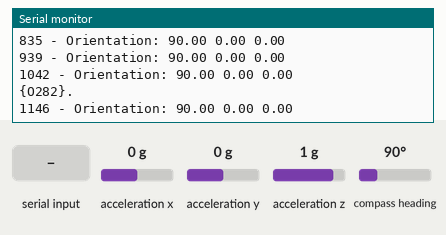
This sketch was run on a simulated Arduino Mega 2560, built with avr-gcc and run on an emulated ATmega2560. Parts: the last lines printed to the serial monitor. The test bench sets the inputs (shaded band); at power-on: acceleration x 0 g, acceleration y 0 g, acceleration z 1 g, compass heading 90°.

Above: at 1.2 s.
1.3 s: acceleration x set to -1.4 g
At 1.36 s:
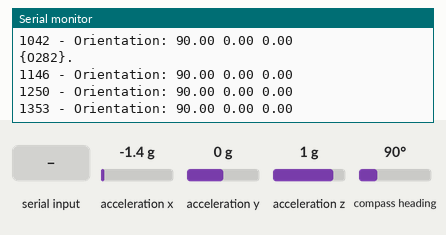
2.8 s: "}" received over the second serial link
4.3 s: acceleration y set to -1.4 g
At 5.19 s:
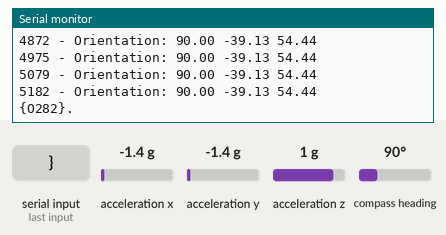
5.8 s: acceleration z set to -1.4 g
At 5.81 s:
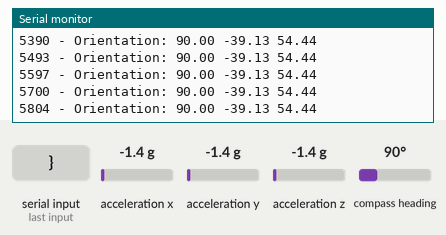
7.3 s: "1" received over the second serial link
At 8.19 s:
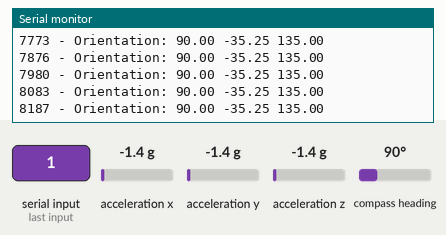
8.8 s: compass heading set to 7°
At 8.81 s:
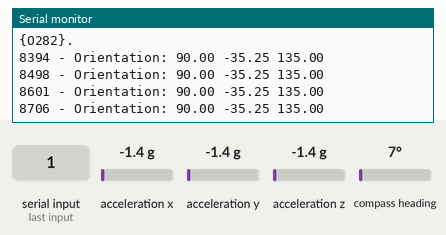
Timing chart, 0 to 11.3 s (numbered marks = the images above; inputs shaded):
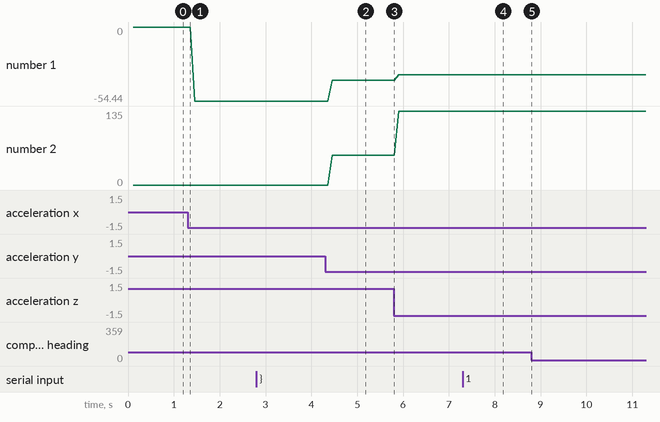

Measured:
- after the input at 4.3 s, the serial monitor: prints a new line after 0.16 s (image 2)
- after the input at 7.3 s, the serial monitor: prints a new line after 0.89 s (image 4)
- plotted number 1: 0 → -54.44 after the input at 1.3 s, -54.44 → -39.13 after the input at 4.3 s, -39.13 → -35.25 after the input at 5.8 s
- plotted number 2: 0 → 54.44 after the input at 4.3 s, 54.44 → 135 after the input at 5.8 s

The sketch:

RaspardSPIBNO055.ino
```cpp
#include <SPI.h>
#include <Wire.h>
#include <Adafruit_Sensor.h>
#include <Adafruit_BNO055.h>
#include <utility/imumaths.h>
#include <math.h>

#define BLUE
//#define RED

unsigned long epoch;
char ibuffer[256];
char obuffer[256];
char str[10];
volatile int itail = 0;
volatile int ihead = 0;
volatile int otail = 0;
volatile int ohead = 0;
volatile int prox;

#define MASK 0xff

/* Set the delay between fresh samples */
#define BNO055_SAMPLERATE_DELAY_MS (100)
#define VARIATION 12.1387                               // for Camarillo, CA
#define ROVER     180

Adafruit_BNO055 bno = Adafruit_BNO055(55);
// cal data from BNO example program
#ifdef BLUE
adafruit_bno055_offsets_t caldata = {-13,   -3, -27,      // accel
                                    -375, -195, -75,      // mag
                                    -1,      0,   0,      // gyro
                                    1000,                 // accel radius
                                    429};                 // mag radius
#endif

#ifdef RED
adafruit_bno055_offsets_t caldata = {-22,  -60, -18,      // accel
                                    -473, -439,-235,      // mag
                                    -2,     -1,   2,      // gyro
                                    1000,                 // accel radius
                                    687};                 // mag radius
#endif

/*
    Display the raw calibration offset and radius data
    */
/**************************************************************************/
void displaySensorOffsets(const adafruit_bno055_offsets_t &calibData)
{
    Serial.print("\nAccelerometer: ");
    Serial.print(calibData.accel_offset_x); Serial.print(" ");
    Serial.print(calibData.accel_offset_y); Serial.print(" ");
    Serial.print(calibData.accel_offset_z); Serial.print(" ");

    Serial.print("\nGyro: ");
    Serial.print(calibData.gyro_offset_x); Serial.print(" ");
    Serial.print(calibData.gyro_offset_y); Serial.print(" ");
    Serial.print(calibData.gyro_offset_z); Serial.print(" ");

    Serial.print("\nMag: ");
    Serial.print(calibData.mag_offset_x); Serial.print(" ");
    Serial.print(calibData.mag_offset_y); Serial.print(" ");
    Serial.print(calibData.mag_offset_z); Serial.print(" ");

    Serial.print("\nAccel Radius: ");
    Serial.print(calibData.accel_radius);

    Serial.print("\nMag Radius: ");
    Serial.println(calibData.mag_radius);
}

void setup() {
  Serial.begin(115200);
  Serial1.begin(9600);
  pinMode(MISO, OUTPUT);
  SPCR |= _BV(SPE);           // set to slave mode
  SPI.attachInterrupt();

  bno.begin();
  displaySensorOffsets(caldata);
  bno.setSensorOffsets(caldata);
  bno.getSensorOffsets(caldata);
  displaySensorOffsets(caldata);
  bno.setExtCrystalUse(true);
  }
//============================================================
ISR (SPI_STC_vect) {
  byte c = SPDR;
  if (c == 0) {               // no char, has to be querry
    if (itail != ihead) {     // something to xfer
      SPDR = ibuffer[itail++];  // get FIFO xbee rcvd data
      itail &= MASK;
      }
    }
  else {
    obuffer[ohead++] = c;       // save downloaded char
    ohead &= MASK;
    }
  }
//============================================================
void loop() {
  char* p;
  char  xchr;

  /* Get a new sensor event */
  sensors_event_t event;
  bno.getEvent(&event);

  /* Get the floating point data */
  float yaw = event.orientation.x;
  float roll = event.orientation.y;
  float pitch = event.orientation.z;

  /* Wait the specified delay before requesting nex data */
  delay(BNO055_SAMPLERATE_DELAY_MS);

  Serial.print(millis());
  Serial.print(" - Orientation: ");
  Serial.print(yaw);
  Serial.print(" ");
  Serial.print(roll);
  Serial.print(" ");
  Serial.println(pitch);

  // compose 'O'rientation msg for Pi
  if ((millis() - epoch) > 1000) {
    // Can Dead Men Vote Twice At Elections
    int hdg = yaw + VARIATION;            // make Mag heading into True
    hdg += ROVER;                         // orientation on rover chassis
    if (hdg < 0)
      hdg += 360;
    if (hdg > 360)
      hdg -= 360;
    sprintf(str, "{O%d}.", hdg);
    for (char *p = &str[0]; *p; p++) {
      ibuffer[ihead++] = *p;
      ihead &= MASK;
      }
    Serial.println(str);
    epoch = millis();
    }

  // read Xbee input and upload to Pi
  while (Serial1.available()) {
    xchr = Serial1.read();
    ibuffer[ihead++] = xchr;
    ihead &= MASK;
    if (xchr == '}') {
      ibuffer[ihead++] = 0;
      ihead &= MASK;
      }
    }

  // if any data waiting in output buffer, transmit via Xbee
  if (ohead != otail) {
    if (Serial1.availableForWrite()) {
      Serial1.write(obuffer[otail++]);
      otail &= MASK;
      }
    }
  }
```
